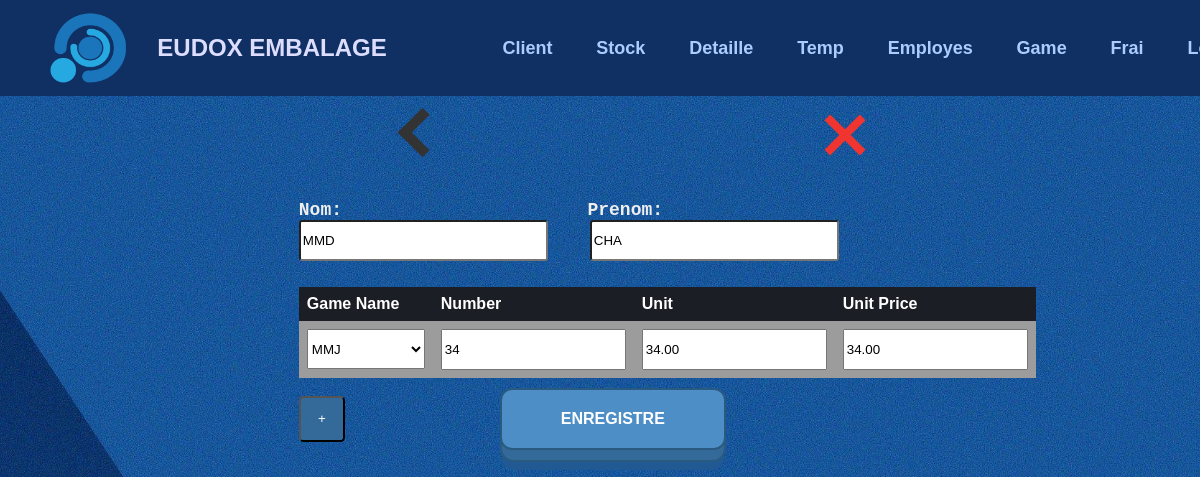
Page /client/edit/2 on the committed database.
### tables this page shows
CREATE TABLE client (
        id INTEGER PRIMARY KEY AUTOINCREMENT,
        p_date TEXT NOT NULL,
        first_name TEXT NOT NULL,
        last_name TEXT NOT NULL
    );

CREATE TABLE client_games (
        id INTEGER PRIMARY KEY AUTOINCREMENT,
        client_id INTEGER NOT NULL,
        game_name TEXT NOT NULL,
        number INTEGER NOT NULL,
        unit REAL NOT NULL,
        unit_price REAL NOT NULL,
        FOREIGN KEY (client_id) REFERENCES client(id)
    );

CREATE TABLE game (
        id INTEGER PRIMARY KEY AUTOINCREMENT,
        name TEXT NOT NULL,
        unit REAL NOT NULL,
        unitPrice REAL NOT NULL,
        deleted INTEGER DEFAULT 0 
    );

### app.py (the view, shortened to what this page needs)
@app.route('/client/edit/<int:id>', methods=['POST', 'GET'])
def modify_client(id):
    conn = sqlite3.connect('form_data.db')
    cursor = conn.cursor()
    cursor.execute('SELECT * FROM game WHERE deleted = 0')
    datas = cursor.fetchall()
    games = []
    for data in datas:
        game={
            'id': data[0],
            'game': data[1],
            'unit':f"{data[2]:.2f}",
            'unitp':f"{data[3]:.2f}",
        }
        games.append(game)
    cursor.execute('SELECT game_name, number, unit, unit_price FROM client_games WHERE client_id = ?', (id, ))
    datas = cursor.fetchall()
    lastgames = []
    for data in datas:
        game={
            'name':data[0],
            'number':data[1],
            'unit':f"{data[2]:.2f}",
            'unitp':f"{data[3]:.2f}",
        }
        lastgames.append(game)
    cursor.execute('SELECT first_name, last_name FROM client WHERE id = ?', (id, ))
    fullname = cursor.fetchone()
    return render_template('c_modify.html', games=games, lastgames=enumerate(lastgames), name=fullname, id=id)

### templates/c_modify.html (shortened to what this page needs)
{% extends 'main.html' %}
{% block head %}
<link rel="stylesheet" type="text/css" href="{{ url_for('static', filename='css/form.css') }}">
{% endblock %}
{% block top %}
<a href="/client/edit" id="back"><div class="thick-arrow-left"></div></a>
<a href="/main" id="aclose"><div class="close"></div></a>
{% endblock %}
{% block bot %}
<form id="stockForm" action="/client/edit/{{ id }}" method="post">
  <label class="l-lab" for="firstName">Nom:</label>
  <label class="l-lab" for="lastName">Prenom:</label>
  <br>
  <input id="fn" type="text" class="l-inp" name="firstName" value="{{ name[0] }}" required>
  <input id="ln" type="text" class="l-inp" name="lastName" value="{{ name[1] }}" required>
  <br><br>
  <table id="gameTable">
    <thead>
      <tr>
        <th>Game Name</th>
        <th>Number</th>
        <th>Unit</th>
        <th>Unit Price</th>
      </tr>
    </thead>
    <tbody>
      {% for index, lastG in lastgames %}
        <tr>
          <td>
            <select name="gameName[]" required>
              {% for game in games %}
              <option value="{{game.id}}" {% if lastG.name == game.game %}selected{% endif %}>{{game.game}}</option>
              {% endfor %}
            </select>
          </td>
          <td><input type="number" name="number[]" value="{{ lastG.number }}" required /></td>
          <td><input type="text" pattern="[0-9]+(\.[0-9]+)?" name="unit[]" value="{{ lastG.unit }}" required /></td>
          <td><input type="text" pattern="[0-9]+(\.[0-9]+)?" name="unitPrice[]" value="{{ lastG.unitp }}" required /></td>
          <td>
          </td>
        </tr>
      {% endfor %}
    </tbody>
  </table>
  <button type="button" class="btn" onclick="addRow()">+</button>
  <button type="Submit" id="submitButton" class="button-19 cen">Enregistre</button>
  <br><br><br>
</form>
{% endblock %}

### static/css/style.css (style rules this page uses)
body, h1, h2, h3, p, ul, li { margin: 0; padding: 0; }
body { font-family: Arial, sans-serif; background-color: #155499; background-image: url('bg.jpg'); background-size: cover; background-position: center; background-attachment: fixed; transform-origin: 0 0; }
a { color: inherit; text-decoration: none; }
button.button-19 { touch-action: manipulation; position: relative; display: inline-block; cursor: pointer; outline: none; border: 0; vertical-align: middle; text-decoration: none; font-size: inherit; font-family: inherit; }
button.button-19 { touch-action: manipulation; font-weight: 600; color: #fff; text-transform: uppercase; padding: 1.25em 2em; background: #4d8ec6; border: 2px solid #2a5a7f; border-radius: 0.75em; transform-style: preserve-3d; transition: transform 150ms cubic-bezier(0, 0, 0.58, 1), background 150ms cubic-bezier(0, 0, 0.58, 1); }
button.button-19::before { position: absolute; content: ""; width: 100%; height: 100%; top: 0; left: 0; right: 0; bottom: 0; background: #346a99; border-radius: inherit; box-shadow: 0 0 0 2px #2a5a7f, 0 0.625em 0 0 #215a92; transform: translate3d(0, 0.75em, -1em); transition: transform 150ms cubic-bezier(0, 0, 0.58, 1), box-shadow 150ms cubic-bezier(0, 0, 0.58, 1); }
#aclose { margin-left: 28vw; }
.thick-arrow-left { margin: 35px; width: 25px; height: 25px; border: 10px solid #333; border-left: 0; border-top: 0; transform: rotate(135deg); }
#back { margin-left: 30.8%; }
.close { margin: 30px; background: #f03530; height: 50px; position: relative; width: 8px; transform: rotate(45deg); }
.close:after { background: #f03530; content: ""; height: 8px; left: -21px; position: absolute; top: 21px; width: 50px; }
.bot_side label { color: #eee; }
.bot_side input { height: 35px; }
.bot_side .button-19 { width: 20%; margin: 10px; }
#stockForm select { height: 40px; }

### static/css/table.css (style rules this page uses)
table { border-collapse: collapse; width: 80%; margin: 10%; margin-top: 1%; }
th, td { padding: 8px; text-align: left; }
th { background-color: #1b1e24; color: #fff; }
tr:nth-child(odd) td { background-color: #3885d4; }

### static/css/form.css (style rules this page uses)
#stockForm { margin-left: 10%; grid-column: 2; width: 100%; height: 100%; }
.l-lab { color: #ccc; padding-right: 32%; font-weight: bold; font-size: 18px; font-family: monospace; }
.l-inp { width: 70%; height: 25px; border-radius: 3px; }
#fn, #ln { width: 32%; margin-right: 5%; }
.bot_side .button-19 { width: 30%; margin-left: 20%; !important }

### templates/c_modify.html (style rules this page uses)
table { border-collapse: collapse; width: 100%; margin: 0; margin-top: 1%; }
tr:nth-child(odd) td { background-color: #9c9c9c; }
td:last-child { border: none; }
tr td:last-child { background-color: transparent; }
.btn { display: inline-block; width: 46px; height: 46px; line-height: 20px; text-align: center; background-color: #346a99; color: white; border-radius: 10%; text-decoration: none; }

### rows in the picture
client: firstName "MMD", lastName "CHA"
client_games: game_name.name "MMJ", number "34", unit "34.00"
